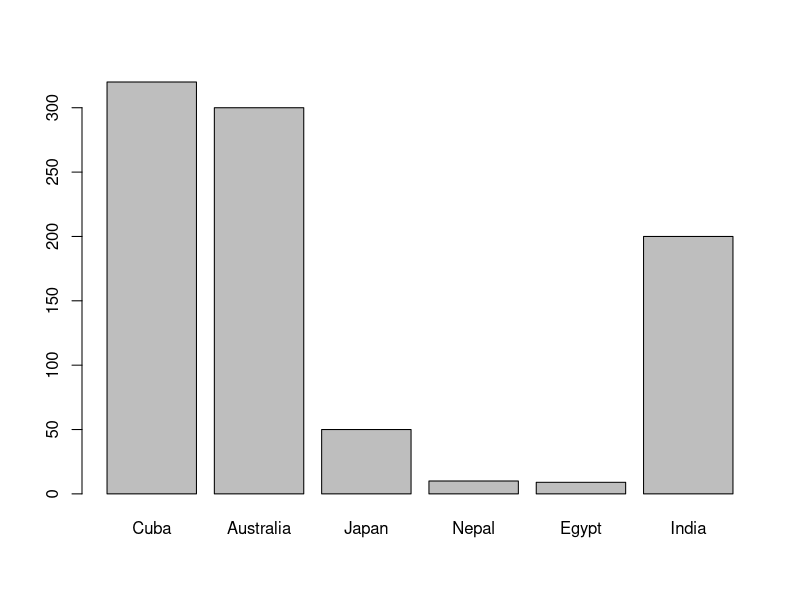

Generate this figure with R:
##SLIP - 30
##Q.1
country <- c("Cuba","Australia","Japan","Nepal","Egypt","India")
prod <- c(320,300,50,10,9,200)

barplot(prod, names.arg=country)

##Q.2
z <- (212.79 - 210)/(8.5/sqrt(42))
z
